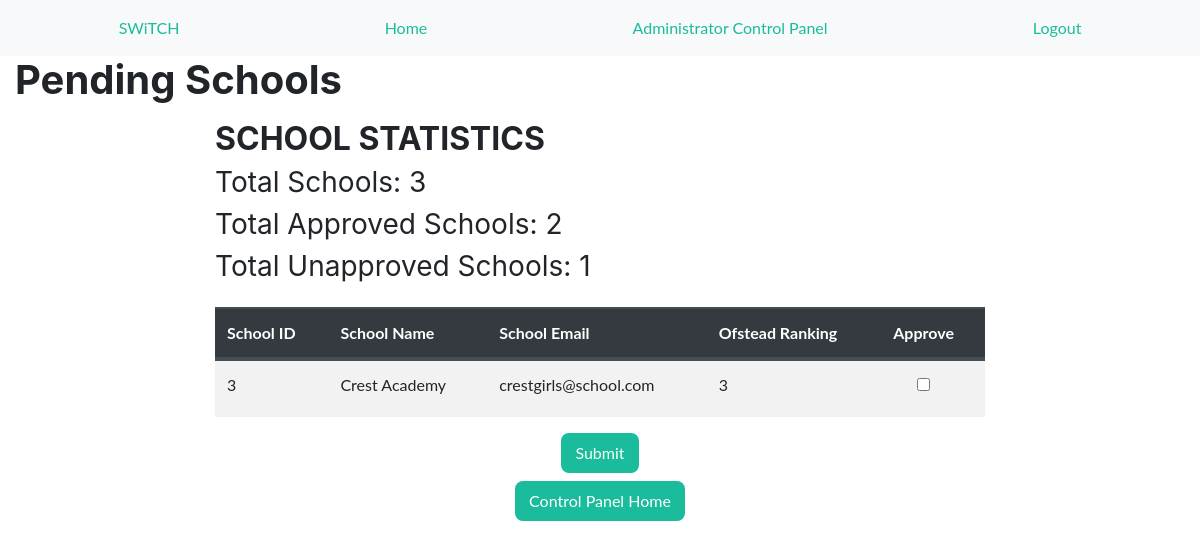
The page /admin/pending_schools/ (signed in) on the database as committed earlier.
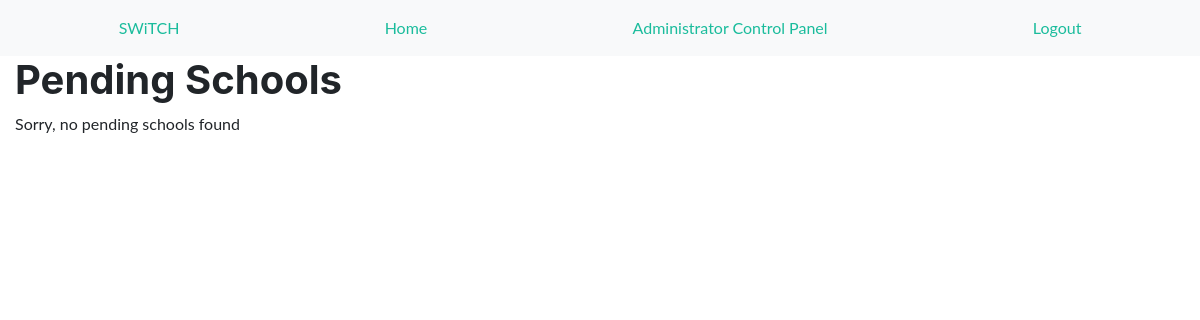
The same page on the database as committed later.
### app/models.py (models this page shows)
class School(db.Model):
    __tablename__ = 'school'
    is_approved = db.Column(db.Boolean, nullable=False)
    school_id = db.Column(db.Integer, autoincrement=True, primary_key=True)
    school_name = db.Column(db.Text, nullable=False)
    school_email = db.Column(db.Text, nullable=False)
    ofsted_ranking = db.Column(db.Integer)

### app/main/routes.py (the view, shortened to what this page needs)
@bp_main.route('/admin/pending_schools/', methods=['POST', 'GET'])
@login_required
@requires_admin('admin')
def controlpanel_school():
    form = ApproveForm(request.form)
    stats_dict = get_stats()
    schools = School.query.filter(School.is_approved == False, School.school_id != 0).all()
    return render_template('admin/admin_pending_schools.html', schools=schools, form=form, stats_dict=stats_dict,
                           title="Pending Schools")

### app/main/forms.py
class ApproveForm(FlaskForm):
    approve = BooleanField("", default="unchecked")

class SearchByForm(FlaskForm):
    choices = [('School', 'School'),
               ('City', 'City')]
    select = SelectField('In:', choices=choices)
    choices2 = [('Mentees and Mentors', 'All'),
                ('Mentee', 'Mentee'),
                ('Mentor', 'Mentor')]
    select2 = SelectField('User Type:', choices=choices2)
    search = StringField('Search:', validators=[DataRequired()])

### app/auth/routes.py (called while the page is built)
@login_manager.user_loader
def user_loader(user_id):
    if user_id is not None:
        return User.query.get(user_id)
    return None

### app/templates/admin/admin_pending_schools.html (shortened to what this page needs)
{% extends 'base.html' %}
{% from "_formhelpers.html" import render_field %}
{% block header%}{{ title }}{% endblock %}
{% block content %}
     {% if schools|length %}
         <div class="row mt-3">
            <div class="col-md-2"></div>
            <div class="col-md-8">
                <div class="justify-content-center ">
                    <h2>SCHOOL STATISTICS</h2>
                    <h3 class="font-weight-normal">Total Schools: {{ stats_dict['schools_total'] }}</h3>
                    <h3 class="font-weight-normal">Total Approved Schools: {{ stats_dict['approved_schools_total'] }}</h3>
                    <h3 class="font-weight-normal">Total Unapproved Schools: {{ stats_dict['unapproved_schools_total'] }}</h3>
                </div>
                <form action="" method="post" novalidate>
                    <table class="mt-4 table table-striped table-hover">
                        <thead class="thead-dark">
                        <tr>
                            <th scope="col">School ID</th>
                            <th scope="col">School Name</th>
                            <th scope="col">School Email</th>
                            <th scope="col">Ofstead Ranking</th>
                            <th scope="col">Approve</th>
                        </tr>
                        </thead>
                        <tbody>
                        {% for school in schools %}
                            <tr>
                                <td>{{ school.school_id }}</td>
                                <td>{{ school.school_name }}</td>
                                <td>{{ school.school_email }}</td>
                                <td>{{ school.ofsted_ranking }}</td>
                                <td>
                                    {{ render_field(form.approve, value=school.school_id)}}
                                </td>
                            </tr>
                        {% endfor %}
                        </tbody>
                    </table>
                    <div class="row justify-content-center">
                        <input type="submit" value="Submit" class="btn btn-primary">
                    </div>
                    <div class="row mt-2 justify-content-center">
                        <a href="{{ url_for('main.controlpanel_home') }}" >
                            <input type="button" value="Control Panel Home" class="btn btn-primary">
                        </a>
                    </div>
                </form>
            </div>
            <div class="col-md-2"></div>
         </div>
    {% else %}
        <p>Sorry, no pending schools found</p>
    {% endif %}
{% endblock %}

### app/templates/_formhelpers.html (shortened to what this page needs)
{% macro render_field(field) %}
    <dd>{{ field(**kwargs)|safe }}
    </dd>
{% endmacro %}

Rows that differ between the two databases and show on the page:
removed School: school_id "3", school_name "Crest Academy", school_email "crestgirls@school.com", ofsted_ranking "3"
Other text that changed with them:
{{ stats_dict['schools_total'] }}: "3" → (not shown)
{{ stats_dict['approved_schools_total'] }}: "2" → (not shown)
{{ stats_dict['unapproved_schools_total'] }}: "1" → (not shown)
form field value: "Submit" → (not shown)
form field value: "Control Panel Home" → (not shown)
text no longer shown: "SCHOOL STATISTICS Total Schools: Total Approved Schools: Total Unapproved Schools: School ID School Name School Email Ofstead Ranking Approve"
text now shown: "Sorry, no pending schools found"
